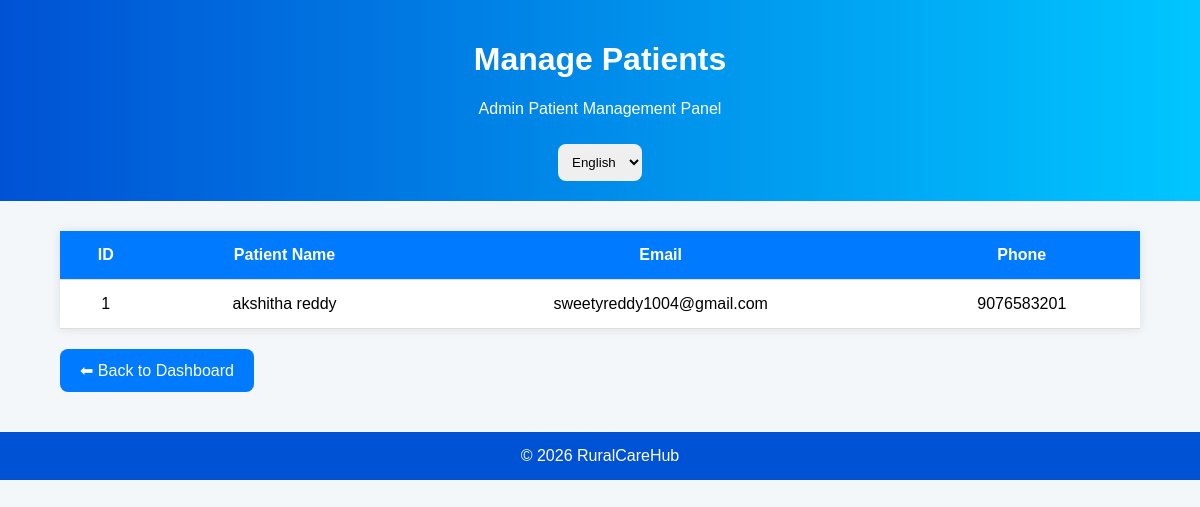
Before: /manage-patients with the older database file.
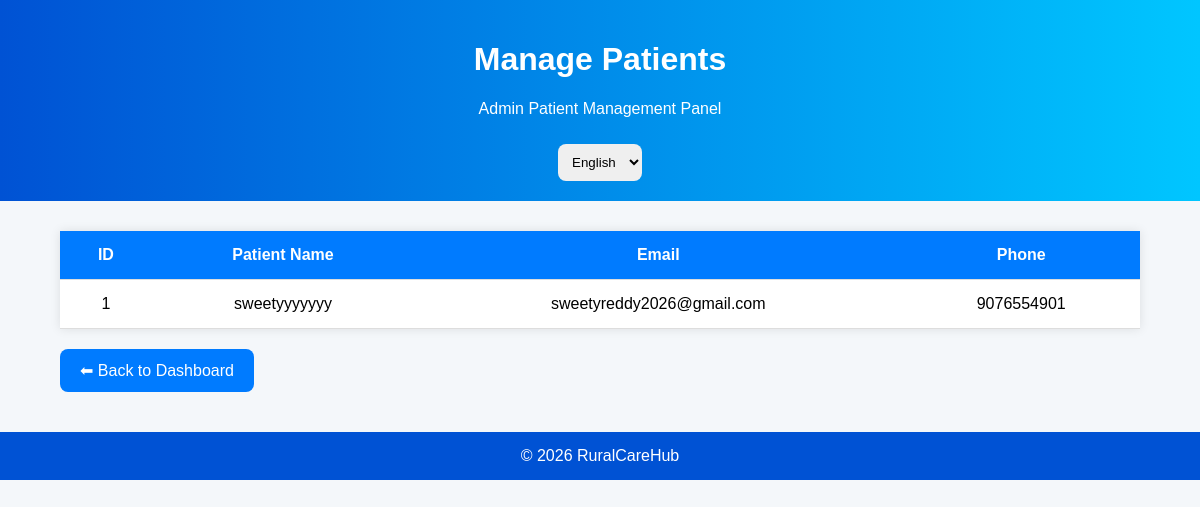
After: the same page with the newer database file.
### app.py (models this page shows)
class User(db.Model):
    id = db.Column(db.Integer, primary_key=True)
    name = db.Column(db.String(100))
    email = db.Column(db.String(100), unique=True)
    phone = db.Column(db.String(20))
    address = db.Column(db.String(200))
    password = db.Column(db.String(100))
    role = db.Column(db.String(50))

### app.py (the view)
@app.route('/manage-patients')
def manage_patients():
    users = User.query.all()
    return render_template(
        'manage_patients.html',
        users=users
    )

### templates/manage_patients.html (shortened to what this page needs)
<!DOCTYPE html>
<html>
<head>
</head>
<body>
<div class="header">
<h1 id="title">Manage Patients</h1>
<p id="subtitle">
</p>
<select id="languageSelect"
onchange="changeLanguage()">
<option value="en">English</option>
</select>
</div>
<div class="container">
<table>
<tr>
<th>ID</th>
<th id="nameText">Patient Name</th>
<th>Email</th>
<th>Phone</th>
</tr>
{% for user in users %}
<tr>
<td>{{ user.id }}</td>
<td>{{ user.name }}</td>
<td>{{ user.email }}</td>
<td>{{ user.phone }}</td>
</tr>
{% endfor %}
</table>
<a href="/admin"
class="back-btn"
id="backBtn">
</a>
</div>
<footer>
© 2026 RuralCareHub
</footer>
</body>
</html>

Changed rows visible on the page:
changed User id 1: name "akshitha reddy" → "sweetyyyyyyy"; email "sweetyreddy1004@gmail.com" → "sweetyreddy2026@gmail.com"; phone "9076583201" → "9076554901"
